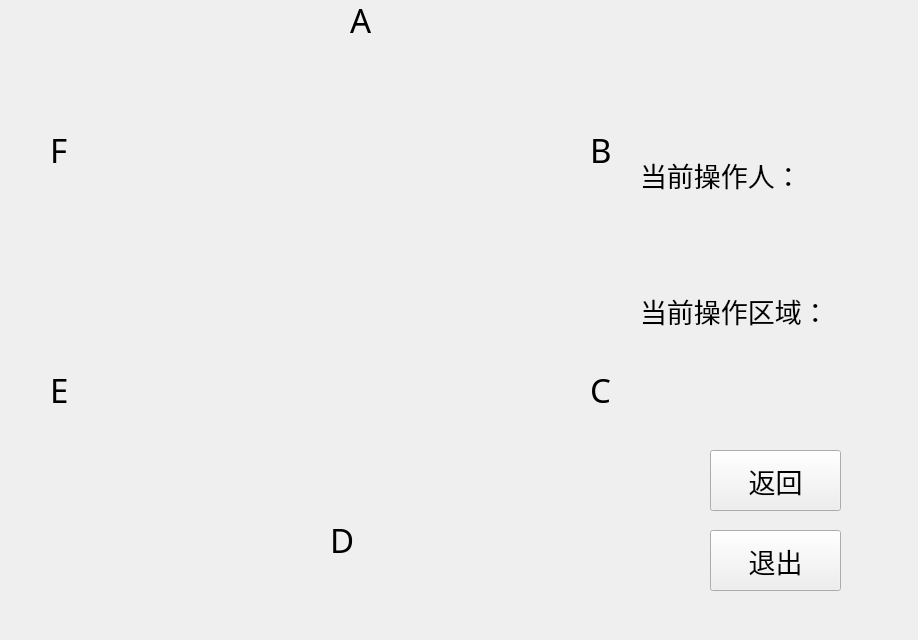
<?xml version="1.0" encoding="UTF-8"?>
<ui version="4.0">
 <class>computer_two</class>
 <widget class="QWidget" name="computer_two">
  <property name="geometry">
   <rect>
    <x>0</x>
    <y>0</y>
    <width>918</width>
    <height>640</height>
   </rect>
  </property>
  <property name="windowTitle">
   <string>Form</string>
  </property>
  <widget class="QPushButton" name="pushButton">
   <property name="geometry">
    <rect>
     <x>710</x>
     <y>450</y>
     <width>131</width>
     <height>61</height>
    </rect>
   </property>
   <property name="font">
    <font>
     <pointsize>20</pointsize>
    </font>
   </property>
   <property name="text">
    <string>返回</string>
   </property>
  </widget>
  <widget class="QPushButton" name="pushButton_2">
   <property name="geometry">
    <rect>
     <x>710</x>
     <y>530</y>
     <width>131</width>
     <height>61</height>
    </rect>
   </property>
   <property name="font">
    <font>
     <pointsize>20</pointsize>
    </font>
   </property>
   <property name="text">
    <string>退出</string>
   </property>
  </widget>
  <widget class="QLabel" name="label">
   <property name="geometry">
    <rect>
     <x>350</x>
     <y>-10</y>
     <width>60</width>
     <height>60</height>
    </rect>
   </property>
   <property name="font">
    <font>
     <family>华文隶书</family>
     <pointsize>25</pointsize>
    </font>
   </property>
   <property name="text">
    <string>A</string>
   </property>
  </widget>
  <widget class="QLabel" name="label_2">
   <property name="geometry">
    <rect>
     <x>50</x>
     <y>120</y>
     <width>60</width>
     <height>60</height>
    </rect>
   </property>
   <property name="font">
    <font>
     <family>华文隶书</family>
     <pointsize>25</pointsize>
    </font>
   </property>
   <property name="text">
    <string>F</string>
   </property>
  </widget>
  <widget class="QLabel" name="label_3">
   <property name="geometry">
    <rect>
     <x>590</x>
     <y>120</y>
     <width>60</width>
     <height>60</height>
    </rect>
   </property>
   <property name="font">
    <font>
     <family>华文隶书</family>
     <pointsize>25</pointsize>
    </font>
   </property>
   <property name="text">
    <string>B</string>
   </property>
  </widget>
  <widget class="QLabel" name="label_4">
   <property name="geometry">
    <rect>
     <x>50</x>
     <y>360</y>
     <width>60</width>
     <height>60</height>
    </rect>
   </property>
   <property name="font">
    <font>
     <family>华文隶书</family>
     <pointsize>25</pointsize>
    </font>
   </property>
   <property name="text">
    <string>E</string>
   </property>
  </widget>
  <widget class="QLabel" name="label_5">
   <property name="geometry">
    <rect>
     <x>590</x>
     <y>360</y>
     <width>60</width>
     <height>60</height>
    </rect>
   </property>
   <property name="font">
    <font>
     <family>华文隶书</family>
     <pointsize>25</pointsize>
    </font>
   </property>
   <property name="text">
    <string>C</string>
   </property>
  </widget>
  <widget class="QLabel" name="label_6">
   <property name="geometry">
    <rect>
     <x>330</x>
     <y>510</y>
     <width>60</width>
     <height>60</height>
    </rect>
   </property>
   <property name="font">
    <font>
     <family>华文隶书</family>
     <pointsize>25</pointsize>
    </font>
   </property>
   <property name="text">
    <string>D</string>
   </property>
  </widget>
  <widget class="QLabel" name="label_7">
   <property name="geometry">
    <rect>
     <x>640</x>
     <y>130</y>
     <width>200</width>
     <height>90</height>
    </rect>
   </property>
   <property name="font">
    <font>
     <pointsize>20</pointsize>
    </font>
   </property>
   <property name="text">
    <string>当前操作人：</string>
   </property>
  </widget>
  <widget class="QLabel" name="label_8">
   <property name="geometry">
    <rect>
     <x>680</x>
     <y>220</y>
     <width>190</width>
     <height>50</height>
    </rect>
   </property>
   <property name="font">
    <font>
     <pointsize>20</pointsize>
    </font>
   </property>
   <property name="focusPolicy">
    <enum>Qt::NoFocus</enum>
   </property>
   <property name="text">
    <string/>
   </property>
  </widget>
  <widget class="QLabel" name="label_9">
   <property name="geometry">
    <rect>
     <x>640</x>
     <y>280</y>
     <width>231</width>
     <height>61</height>
    </rect>
   </property>
   <property name="font">
    <font>
     <pointsize>20</pointsize>
    </font>
   </property>
   <property name="text">
    <string>当前操作区域：</string>
   </property>
  </widget>
  <widget class="QLabel" name="label_10">
   <property name="geometry">
    <rect>
     <x>710</x>
     <y>350</y>
     <width>190</width>
     <height>50</height>
    </rect>
   </property>
   <property name="font">
    <font>
     <pointsize>20</pointsize>
    </font>
   </property>
   <property name="text">
    <string/>
   </property>
  </widget>
 </widget>
 <resources/>
 <connections/>
</ui>
